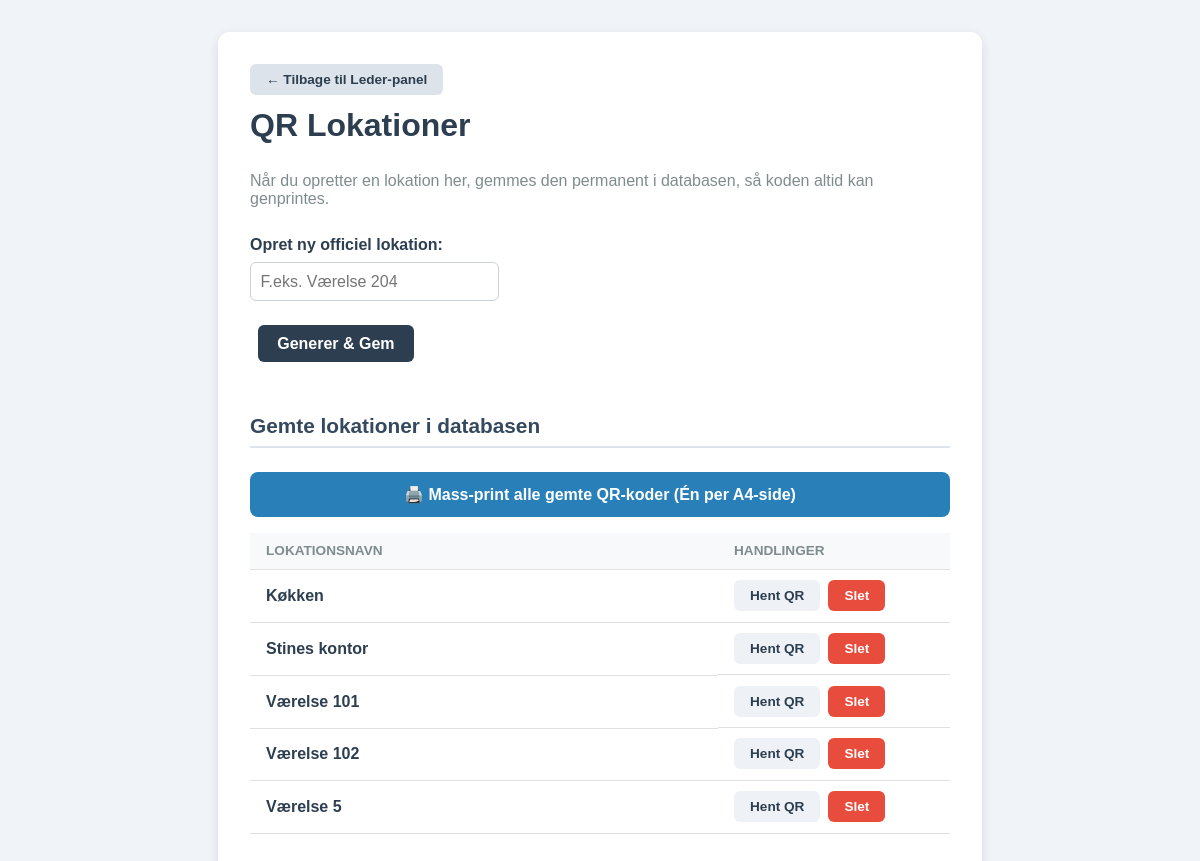
Page /generate_qr on the committed database.
### tables this page shows
CREATE TABLE locations (
            id INTEGER PRIMARY KEY AUTOINCREMENT,
            name TEXT NOT NULL UNIQUE
        );

### app.py (the view, shortened to what this page needs)
@app.route("/generate_qr", methods=["GET", "POST"])
def generate_qr():
    qr_base64 = None
    target_url = None
    location = None
    get_location = request.args.get("location")
    with get_db() as conn:
        saved_locations = conn.execute("SELECT * FROM locations ORDER BY name ASC").fetchall()
    return render_template("generate_qr.html", saved_locations=saved_locations, qr_base64=qr_base64, target_url=target_url, location=location)

### app.py (called while the page is built)
def get_db():
    conn = sqlite3.connect(DATABASE)
    conn.row_factory = sqlite3.Row
    return conn

### templates/generate_qr.html (shortened to what this page needs)
<!DOCTYPE html>
<html lang="da">
<head>
</head>
<body>
    <div class="container">
        <div class="no-print page-header">
            <a href="/admin" class="btn btn-secondary">← Tilbage til Leder-panel</a>
            <h1>QR Lokationer</h1>
            <p style="color:#7f8c8d;">Når du opretter en lokation her, gemmes den permanent i databasen, så koden altid kan genprintes.</p>
            <form method="POST" action="/generate_qr">
                <div class="form-group">
                    <label for="location">Opret ny officiel lokation:</label>
                    <input type="text" id="location" name="location" placeholder="F.eks. Værelse 204" value="{{ location if request.method == 'POST' else '' }}" required autocomplete="off">
                    <button type="submit" class="btn btn-submit">Generer & Gem</button>
                </div>
            </form>
        </div>
        <div class="no-print">
            <h2 class="section-title">Gemte lokationer i databasen</h2>
            {% if saved_locations %}
                <a href="/print_all_qr" class="btn-mass-print">🖨️ Mass-print alle gemte QR-koder (Én per A4-side)</a>
                <table class="location-table">
                    <thead>
                        <tr>
                            <th>Lokationsnavn</th>
                            <th style="width: 200px;">Handlinger</th>
                        </tr>
                    </thead>
                    <tbody>
                        {% for loc in saved_locations %}
                            <tr>
                                <td><strong>{{ loc['name'] }}</strong></td>
                                <td class="actions-cell">
                                    <a href="/generate_qr?location={{ loc['name'] }}" class="btn btn-secondary" style="background:#eef2f7;">Hent QR</a>
                                    <form method="POST" action="/delete_location/{{ loc['id'] }}" style="display:inline;" onsubmit="return confirm('Vil du slette denne lokation fra databasen? Historiske opgaver slettes ikke.');">
                                        <button type="submit" class="btn btn-danger">Slet</button>
                                    </form>
                                </td>
                            </tr>
                        {% endfor %}
                    </tbody>
                </table>
            {% else %}
                <p style="color:#7f8c8d; font-style: italic; margin-top: 1rem;">Ingen officielle lokationer oprettet i databasen endnu.</p>
            {% endif %}
        </div>
    </div>
</body>
</html>

### templates/generate_qr.html (style rules this page uses)
body { font-family: sans-serif; background-color: #f0f4f8; margin: 0; padding: 2rem; color: #2c3e50; }
.container { max-width: 700px; margin: 0 auto; background: white; padding: 2rem; border-radius: 12px; box-shadow: 0 4px 12px rgba(0,0,0,0.1); }
h1 { margin-top: 0; color: #2c3e50; }
h2.section-title { font-size: 1.3rem; margin-top: 2rem; color: #34495e; border-bottom: 2px solid #dde3ea; padding-bottom: 0.5rem; }
.no-print { margin-bottom: 2rem; }
.btn { display: inline-block; padding: 0.5rem 1rem; border-radius: 6px; text-decoration: none; font-weight: bold; font-size: 0.85rem; cursor: pointer; border: none; }
.btn-secondary { background-color: #dde3ea; color: #2c3e50; }
.btn-submit { background-color: #2c3e50; color: white; margin-left: 0.5rem; padding: 0.6rem 1.2rem; font-size: 1rem; }
.btn-danger { background-color: #e74c3c; color: white; }
.btn-mass-print { display: block; background-color: #2980b9; color: white; text-align: center; padding: 0.8rem; border-radius: 8px; margin-top: 1.5rem; font-size: 1rem; text-decoration: none; font-weight: bold; }
.page-header { display: flex; flex-direction: column; align-items: flex-start; gap: 0.75rem; margin-bottom: 1.5rem; }
.page-header h1 { margin: 0; }
.form-group input[type="text"] { display: block; width: 100%; margin-bottom: 1rem; }
.form-group .btn-submit { margin-top: 0.5rem; }
.form-group { margin-bottom: 1.25rem; }
label { display: block; font-weight: bold; margin-bottom: 0.5rem; }
input[type="text"] { width: 100%; padding: 0.6rem; border-radius: 6px; border: 1px solid #ccd1d9; font-size: 1rem; display: block; margin-bottom: 1rem; }
.location-table { width: 100%; border-collapse: collapse; margin-top: 1rem; }
.location-table th, .location-table td { padding: 0.65rem 1rem; text-align: left; border-bottom: 1px solid #e0e0e0; }
.location-table th { background-color: #f7f9fb; color: #7f8c8d; font-size: 0.85rem; text-transform: uppercase; }
.actions-cell { display: flex; gap: 0.5rem; }

### rows in the picture
locations: name "Køkken"
locations: name "Stines kontor"
locations: name "Værelse 101"
locations: name "Værelse 102"
locations: name "Værelse 5"
